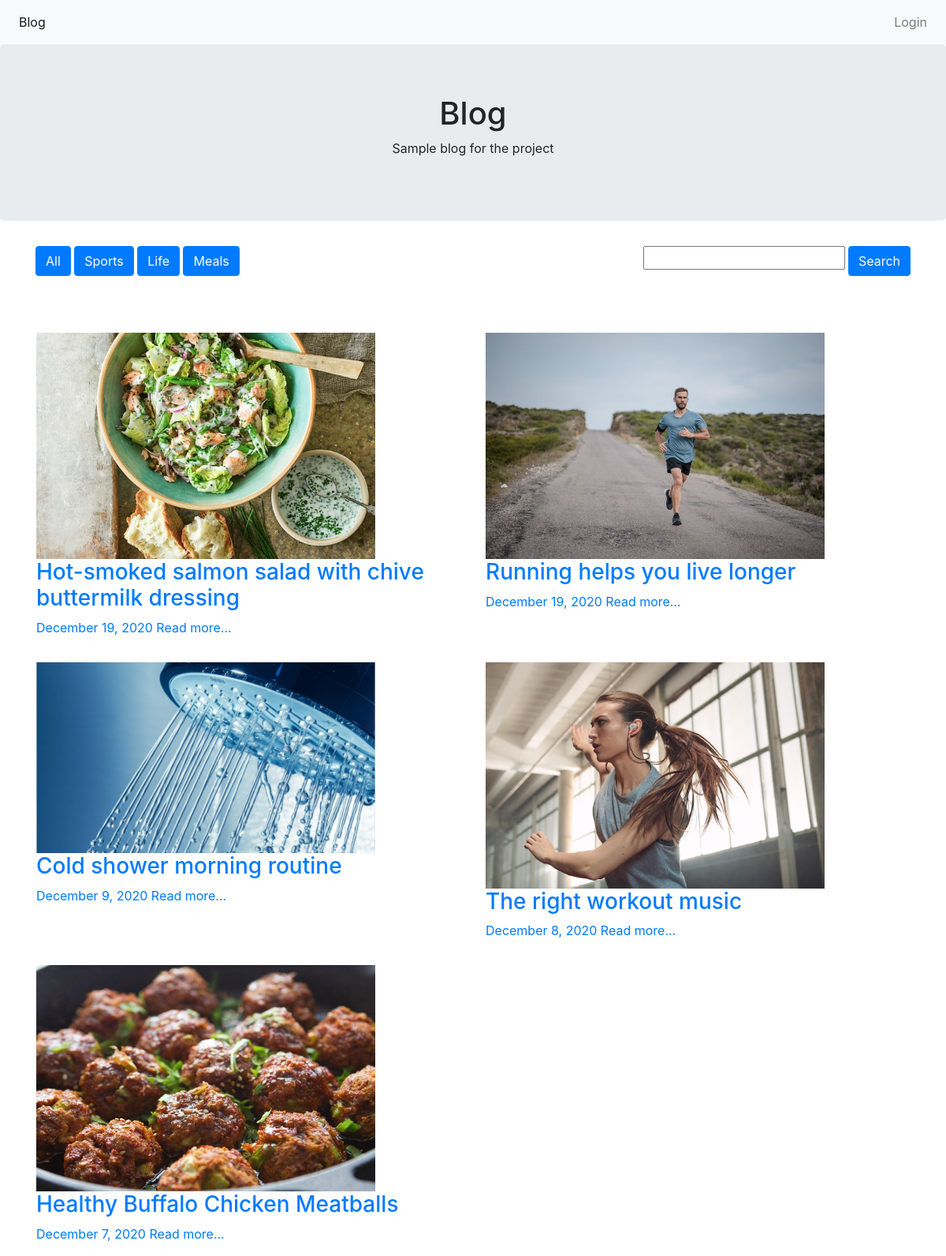
The page / on the database its author committed.
### tables this page shows
CREATE TABLE `categories` (
  `id` int NOT NULL,
  `categoryname` varchar(70) NOT NULL
);

CREATE TABLE `posts` (
  `id` int NOT NULL,
  `title` varchar(255) NOT NULL,
  `slug` varchar(255) NOT NULL,
  `image` varchar(255) NOT NULL,
  `body` text NOT NULL,
  `published` tinyint(1) NOT NULL,
  `created_at` timestamp NOT NULL DEFAULT CURRENT_TIMESTAMP,
  `category` int NOT NULL
);

### includes/public_functions.php (called while the page is built, shortened)
<?php
function getPublishedPosts($category) {
	global $mysqli;
	$posts = null;
	if(!empty(trim($category)))
		$sql = "SELECT * FROM posts WHERE category = '". $mysqli->real_escape_string($category)."' and published=true order by created_at desc";
	else
		$sql = "SELECT * FROM posts WHERE published=true order by created_at desc";
	$result = $mysqli->query($sql);
	if($result)
		$posts = $result->fetch_all(MYSQLI_ASSOC);
	return $posts;
}
function getCategories() {
	global $mysqli;
	$categories = null;
	$sql = "SELECT * from categories";
	$result = $mysqli->query($sql);
	if($result)
		$categories = $result->fetch_all(MYSQLI_ASSOC);
	return $categories;
}
?>

### index.php (the view, shortened to what this page needs)
<?php
$par_category = "";
$par_searchword = "";
?>
<!DOCTYPE html>
<html lang="it">
<head>
   <?php include (dirname(__FILE__).'/components/head.php');?>
   <?php require_once('config.php') ?>
   <?php require_once(ROOT_PATH .'/includes/public_functions.php') ?>
   <?php
      if(!empty($par_searchword))
         $posts = getPublishedPostsFiltered($par_searchword);
      else
         $posts = getPublishedPosts($par_category);
      $categories = getCategories();
   ?>
</head>
<body>
   <?php include (dirname(__FILE__).'/components/navbar.php');?>
   <div class="jumbotron text-center">
      <h1>Blog</h1>
      <p>Sample blog for the project</p>
   </div>
   <div class="container">
      <div class="row content">
      <div id="categories" class="col-8 mb-5">
         <a href="index.php" class="btn btn-primary">All</a>
         <?php foreach ($categories as $category): ?>
            <a class="btn btn-primary" href="index.php?category=<?php echo $category['id']?>"><?php echo $category['categoryname'];?></a>
         <?php endforeach ?>
      </div>
      <div id="search" class="col-4">
            <button class="btn btn-primary float-right ml-1" onclick="window.open('index.php?search=' + document.getElementById('txtsearch').value, '_self')">Search</button>
            <input class="float-right" type="text" id="txtsearch" value="<?php echo $par_searchword?>">
      </div>
      <div id="searchresults" class="col-12">
      </div>
      <?php foreach ($posts as $post): ?>
         <div class="col-md-6 post">
            <img src="<?php echo '/images/' . $post['image']; ?>" class="post_image" alt="">
            <a href="single_post.php?post-slug=<?php echo $post['slug']; ?>">
               <div class="post_info">
                  <h3><?php echo $post['title'] ?></h3>
                  <div class="info">
                     <span><?php echo date("F j, Y ", strtotime($post["created_at"])); ?></span>
                     <span class="read_more">Read more...</span>
                  </div>
               </div>
            </a>
         </div>
      <?php endforeach ?>
      </div>
   </div>
</body>
</html>

### components/head.php (shortened to what this page needs)
<link rel="stylesheet" href="https://cdn.jsdelivr.net/npm/bootstrap@4.5.3/dist/css/bootstrap.min.css">
<link rel="stylesheet" href="style.css">

### components/navbar.php (shortened to what this page needs)
<nav class="navbar navbar-expand-sm bg-light navbar-light">
  <ul class="navbar-nav mr-auto">
    <li class="nav-item active">
      <a class="nav-link" href="index.php">Blog</a>
    </li>
  </ul>
  <ul class="navbar-nav">
    <li class="nav-item">
      <a id="login" class="nav-link" href="login.php">Login</a>
    </li>
  </ul>
</nav>

### style.css (style rules this page uses)
h1 { text-align: center; }
img { max-width: 80%; }
.post { padding: 1em; }

### rows shown on the page
categories: categoryname "Sports"
categories: categoryname "Life"
categories: categoryname "Meals"
posts: image (picture), title "Hot-smoked salmon salad with chive buttermilk dressing", created_at "December 19, 2020"
posts: image (picture), title "Running helps you live longer", created_at "December 19, 2020"
posts: image (picture), title "Cold shower morning routine", created_at "December 9, 2020"
posts: image (picture), title "The right workout music", created_at "December 8, 2020"
posts: image (picture), title "Healthy Buffalo Chicken Meatballs", created_at "December 7, 2020"
